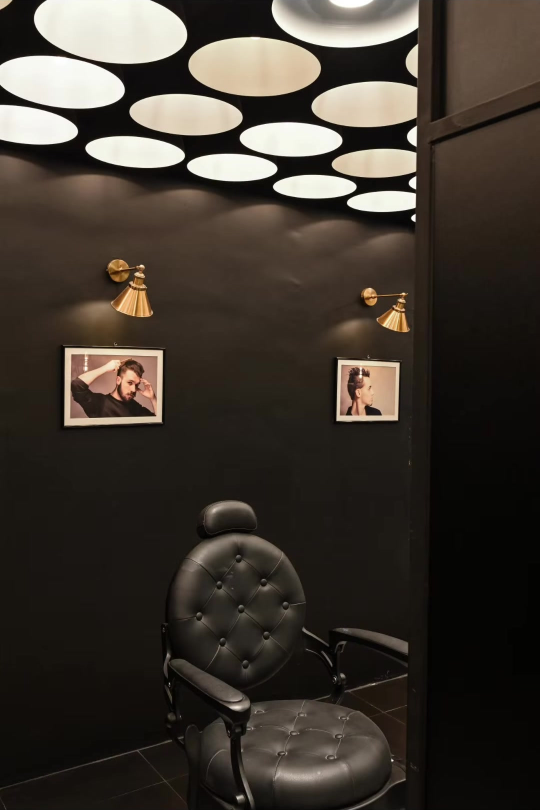
#> input picture client-work/top-touch-barbershop/stills/chairwall.jpg, 1080 x 1620 px, given in place of chairwall.png, which was not available (shown at 1/2 size)
$ python render.py ../stills/ceilingup.jpg ../stills/chairdisc.jpg ../stills/chairwall.jpg ../stills/corridor.jpg
#> lines starting #> are read from the running program, lines starting #| are printed output that depends on the picture
#!/usr/bin/env python3
"""Top Touch Barbershop promo — motion-graphics renderer.
usage: render.py <scratch_dir> full <out.mp4>
       render.py <scratch_dir> stills <out_prefix> t1,t2,...
"""
import cv2, numpy as np, subprocess, math, sys, os
from PIL import Image, ImageDraw, ImageFont

S = sys.argv[1]; MODE = sys.argv[2]; OUT = sys.argv[3]
TIMES = [float(x) for x in sys.argv[4].split(',')] if MODE == 'stills' else None

W, H, FPS = 1080, 1920, 30
TOTAL = 30.0
REELS = f'{S}/reels'; ASSETS = f'{S}/assets'
BEBAS = '/usr/share/fonts/opentype/bebas-neue/BebasNeue-Bold.otf'
MBLACK = '/usr/share/fonts/truetype/montserrat/Montserrat-Black.ttf'
MBOLD = '/usr/share/fonts/truetype/montserrat/Montserrat-Bold.ttf'
MSEMI = '/usr/share/fonts/truetype/montserrat/Montserrat-SemiBold.ttf'

# colours are BGR float
GOLD_TOP = np.array([128, 218, 248], np.float32) / 255
GOLD_BOT = np.array([38, 124, 180], np.float32) / 255
GOLD = np.array([74, 170, 216], np.float32) / 255
WHITE = np.array([1, 1, 1], np.float32)
BLACK = np.array([0, 0, 0], np.float32)
LUM = np.array([0.114, 0.587, 0.299], np.float32)


# ---------------------------------------------------------------- easing
def c01(x): return 0.0 if x < 0 else 1.0 if x > 1 else float(x)
def eo(x): x = c01(x); return 1 - (1 - x) ** 3
def ei(x): x = c01(x); return x ** 3
def eio(x): x = c01(x); return x * x * (3 - 2 * x)
def bo(x, s=1.9): x = c01(x) - 1; return 1 + x * x * ((s + 1) * x + s)


# ---------------------------------------------------------------- global look
yy, xx = np.mgrid[0:H, 0:W].astype(np.float32)
_r2 = ((xx - W / 2) / (W / 2)) ** 2 * 0.55 + ((yy - H / 2) / (H / 2)) ** 2 * 0.75
VIG = np.clip(1 - 0.40 * _r2 ** 1.15, 0.35, 1)[..., None].astype(np.float32)
SH = np.array([0.028, 0.012, -0.012], np.float32)   # teal-ish shadows
HI = np.array([-0.03, 0.0, 0.035], np.float32)      # warm highlights


# [8 lines left out: function look, not called in this run]


rng = np.random.default_rng(11)
GRAIN = [cv2.resize(cv2.GaussianBlur(rng.normal(0, 1, (H // 2, W // 2)).astype(np.float32), (0, 0), 0.6),
                    (W, H), interpolation=cv2.INTER_LINEAR)[..., None] for _ in range(6)]


def grain(img, fi, amt=0.028):
    return img + GRAIN[fi % len(GRAIN)] * amt


# [7 lines left out: function vgrad, not called in this run]


# ---------------------------------------------------------------- geometry helpers
def warp(img, M, size=(W, H), border=cv2.BORDER_REFLECT):
    return cv2.warpAffine(img, M, size, flags=cv2.INTER_LINEAR, borderMode=border)


# [24 lines left out: functions zoom, zoomblur, cam, not called in this run]


_dw = {}
VP = {'corridor': (0.45, 0.42), 'ceilingup': (0.5, 0.6), 'wide': (0.5, 0.42), 'corridor2': (0.55, 0.42),
      'chairs': (0.55, 0.45), 'chairdisc': (0.62, 0.38)}


# [32 lines left out: functions depth_warp, shake, hshift_blur, not called in this run]


def sharpen(img, amt=0.6):
    b = cv2.GaussianBlur(img, (0, 0), 2.0)
    return np.clip(img + (img - b) * amt, 0, 1)


def to_white(img, p):
    return img + (1 - img) * p


# ---------------------------------------------------------------- transitions
# [30 lines left out: functions tr_in, tr_out, not called in this run]


# ---------------------------------------------------------------- particles / light
NP = 90
PX = rng.uniform(0, W, NP); PY = rng.uniform(0, H, NP)
PVX = rng.uniform(-18, 18, NP); PVY = rng.uniform(-45, -6, NP)
PR = rng.uniform(1.0, 3.2, NP); PA = rng.uniform(0.2, 0.75, NP); PPH = rng.uniform(0, 6.28, NP)


# [9 lines left out: function dust, not called in this run]


_sy, _sx = np.mgrid[0:H // 8, 0:W // 8].astype(np.float32) * 8


# [10 lines left out: function leak, not called in this run]


_u = ((xx * 0.8 + yy * 0.6) / (W * 0.8 + H * 0.6)).astype(np.float32)


# [7 lines left out: function sweep, not called in this run]


# ---------------------------------------------------------------- text / layers
_fc = {}


# [65 lines left out: functions F, text_mask, gold_fill, colorize, add_shadow, outline_layer, not called in this run]


_tc = {}


# [133 lines left out: functions T, resize_layer, rot_layer, paste, anim_text, shine_layer and 4 more, not called in this run]


# ---------------------------------------------------------------- media
_clips = {}


# [18 lines left out: functions clip, vframe, not called in this run]


VEO_DIR = os.environ.get('VEO_DIR', f'{S}/veo')


# [16 lines left out: function veo, not called in this run]


def load_still(n):
#> called with n = 'chairwall'
    return cv2.imread(f'{ASSETS}/stills/{n}.png').astype(np.float32) / 255


STILL = {n: load_still(n) for n in ['chairwall', 'chairdisc', 'corridor', 'ceilingup', 'corridor2', 'chairs', 'wide',
                                     'lounge', 'loungetv', 'window']}
#> call 2 of load_still, with n = 'chairdisc'
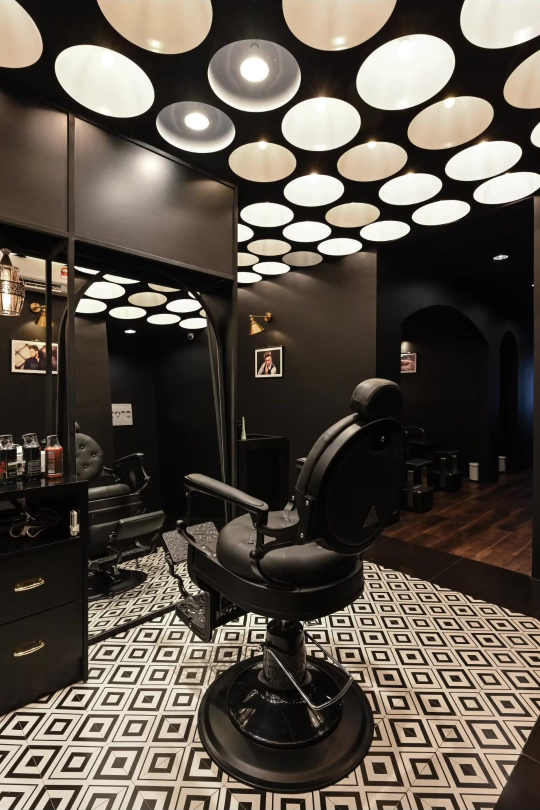
#> input picture client-work/top-touch-barbershop/stills/chairdisc.jpg, 1080 x 1620 px, given in place of chairdisc.png, which was not available (shown at 1/2 size)
#> call 3 of load_still, with n = 'corridor'
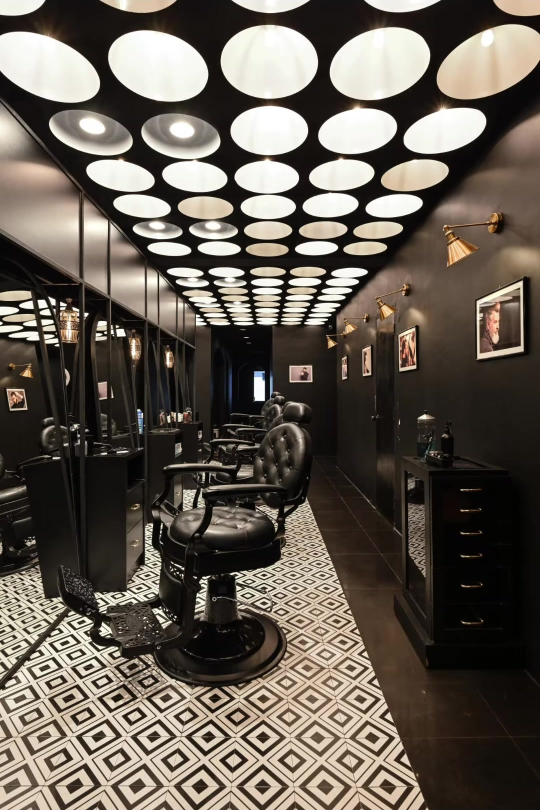
#> input picture client-work/top-touch-barbershop/stills/corridor.jpg, 1080 x 1620 px, given in place of corridor.png, which was not available (shown at 1/2 size)
#> call 4 of load_still, with n = 'ceilingup'
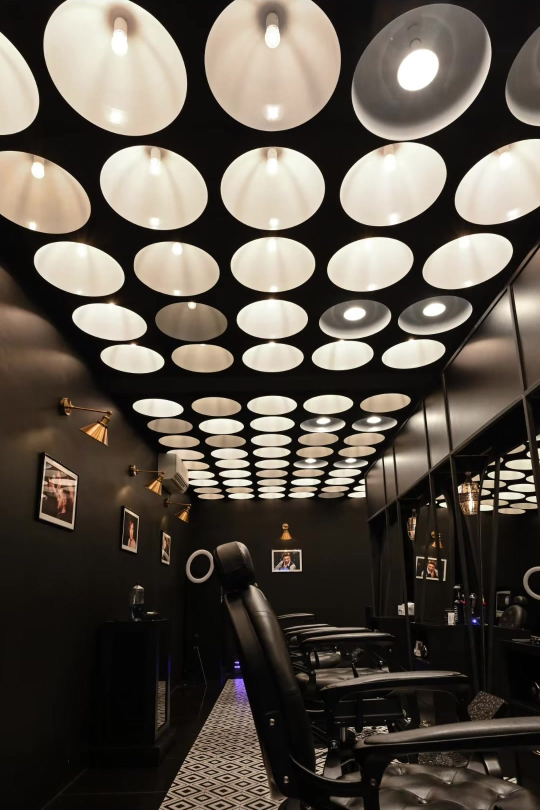
#> input picture client-work/top-touch-barbershop/stills/ceilingup.jpg, 1080 x 1620 px, given in place of ceilingup.png, which was not available (shown at 1/2 size)
#> (the run stopped early here; a loop or call above may not have finished)
